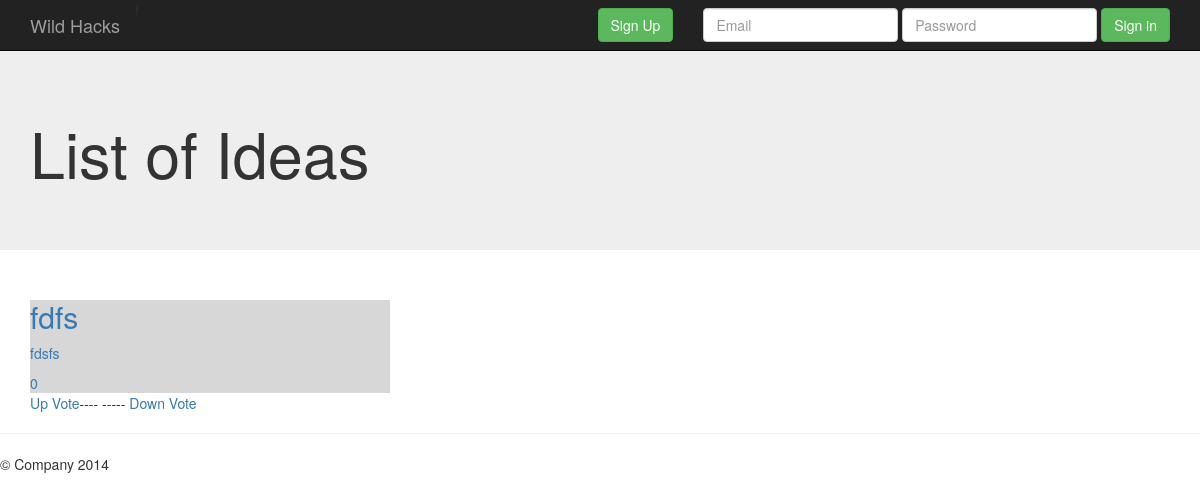
Page /ideas/idea_list/ on the earlier database version.
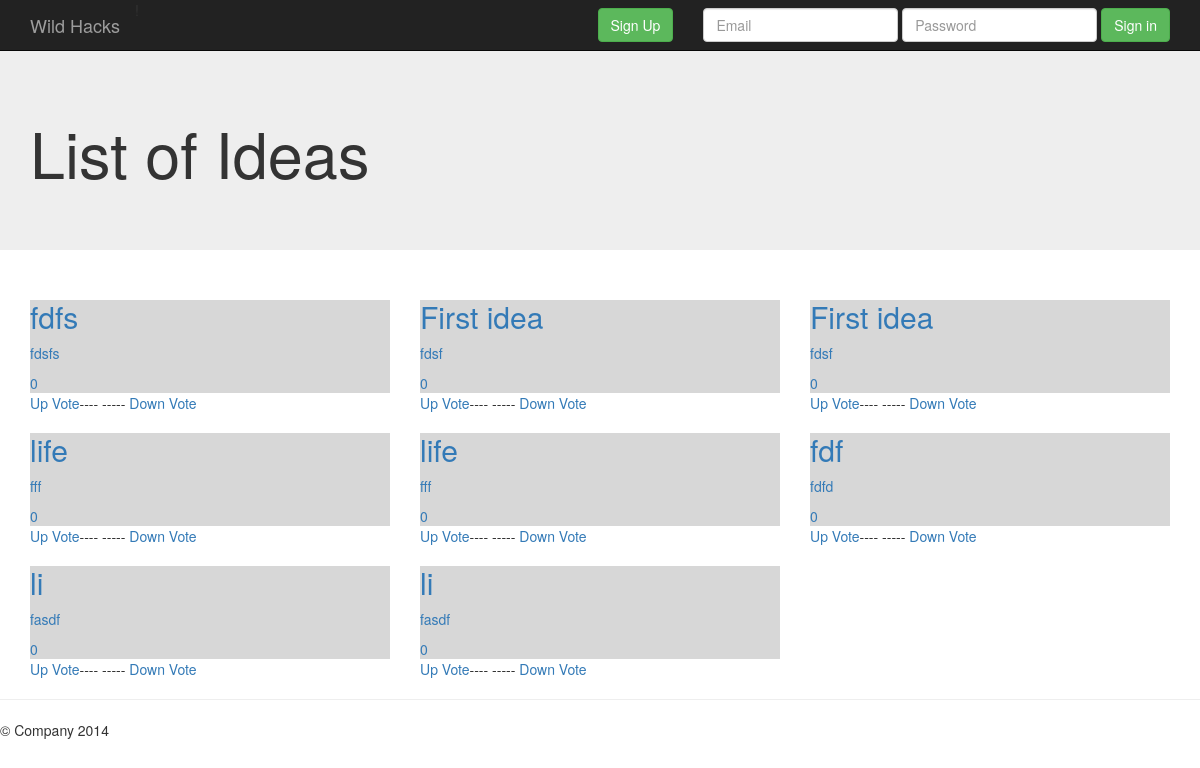
Same page on the later database version.
### ideas/models.py (models this page shows, shortened)
class Idea (models.Model):
    long_discription = models.TextField(blank=False, max_length=1000)
    title = models.CharField(blank=False, max_length=100)
    short_discription = models.TextField(blank=False, max_length=140)
    likes = models.IntegerField(default = 0)
    pub_date = models.DateTimeField(auto_now_add=True, auto_now=False, editable=False)
    creator = models.ForeignKey('users.User', null=True)
    def get_absolute_url(self):
        return reverse('ideas:detail', kwargs={'pk': self.pk})

### ideas/views.py (the view)
class IdeaListView(ListView):
    model = Idea
    template_name = "ideas/list.html"

### templates/ideas/list.html
{% extends 'wild_hacks/base.html' %}
{% block static_files %}
    {% load static %}
    <link href="{% static 'css/ideas_list.css' %}" rel="stylesheet">
{% endblock %}
{% block title %}
List of Ideas
{% endblock %}
{% block content %}
    <div class="row">
    {% for idea in object_list %}
        <a href="{{ idea.get_absolute_url }}">
        <div class="col-md-4">
            <div class="idea">
            <h2>{{ idea.title }}</h2>
            <p>
                {{ idea.short_discription }}
            </p>
            {{ idea.likes }}
        </div>
        </a>
        <a href="{% url 'ideas:like' idea.pk %}"> Up Vote</a>----
        -----<a href="{% url 'ideas:dislike' idea.pk %}"> Down Vote</a>
    </div>
    {% endfor %}
    </div>
{% endblock %}

### templates/wild_hacks/base.html (shortened to what this page needs)
<!DOCTYPE html>
<html lang="en">
  <head>
    {% load static %}
    <link href="{% static 'css/bootstrap.min.css' %}" rel="stylesheet">
    <link href="{% static 'css/jumbotron.css' %}" rel="stylesheet">
    {% block static_files %} {% endblock %}
  </head>
{% include 'wild_hacks/navbar.html' %}
  <body>
    <div class="jumbotron">
      <div class="container">
        <h1>{% block title %} {% endblock %}</h1>
      </div>
    </div>
    <div class="container">
{% block content %}
{% endblock %}
      <hr>
      <footer>
        <p>&copy; Company 2014</p>
      </footer>
  </body>
</html>

### templates/wild_hacks/navbar.html (shortened to what this page needs)
 <nav class="navbar navbar-inverse navbar-fixed-top" role="navigation">
      <div class="container">
        <div class="navbar-header">
          <a class="navbar-brand" href="{% url 'home' %}">Wild Hacks</a>!
        </div>
        <div id="navbar" class="navbar-collapse collapse">
          {% if not user.is_authenticated %}
          <form method="post" action="{% url 'users:login' %}" class="navbar-form navbar-right" role="form">
            <div class="form-group">
              <input type="email" name="email" placeholder="Email" class="form-control">
            </div>
            <div class="form-group">
              <input type="password" name="password" placeholder="Password" class="form-control">
            </div>
            <button type="submit" class="btn btn-success">Sign in</button>
          </form>
            <form action="{% url 'users:sign_up' %}" class="navbar-form navbar-right" role="form"/>
            <button type="submit" class="btn btn-success">Sign Up</button>
          {% endif %}
        </div>
      </div>
    </nav>

### static/css/jumbotron.css (style rules this page uses)
body { padding-top: 50px; padding-bottom: 20px; }

### static/css/ideas_list.css (style rules this page uses)
.idea { background-color: rgb(215, 215, 215); }
a { text-decoration: none; }

Differences in the rows shown:
added Idea: title "First idea", short_discription "fdsf", likes "0"
added Idea: title "First idea", short_discription "fdsf", likes "0"
added Idea: title "life", short_discription "fff", likes "0"
added Idea: title "life", short_discription "fff", likes "0"
added Idea: title "fdf", short_discription "fdfd", likes "0"
added Idea: title "li", short_discription "fasdf", likes "0"
added Idea: title "li", short_discription "fasdf", likes "0"
